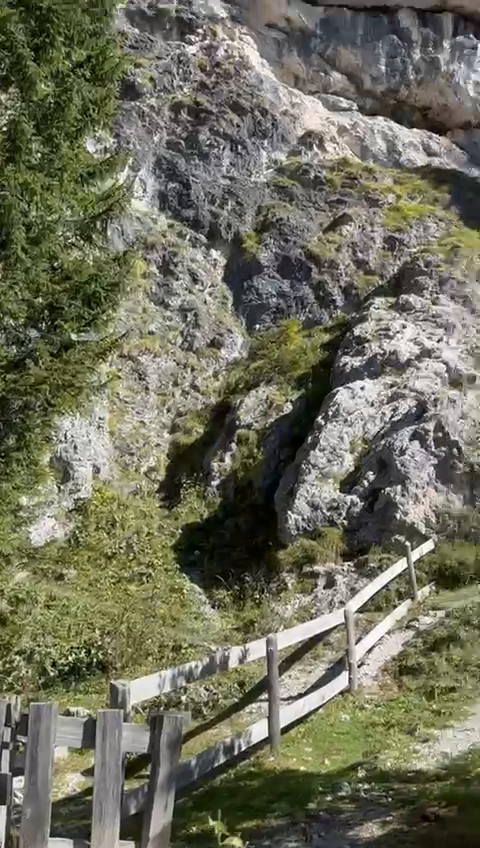
#> input picture frame 33 of lake.mp4, 480 x 848 px
$ python part_a_section_d.py
#> lines starting #> are read from the running program, lines starting #| are printed output that depends on the picture
import cv2
import numpy as np
import matplotlib.pyplot as plt
from skimage.metrics import structural_similarity as ssim


# ========== CONFIGURATION ==========

VIDEO_PATH = r"C:\Users\zivza\Ziv\English\multymedia\Zivspics\lake.mp4"
DISTORTED_VIDEO_PATH = r"C:\Users\zivza\Ziv\English\multymedia\Zivspics\distorted_fd.mp4"
MAX_DROP_PROB = 0.4                               # max frame drop probability (towards end)


# ========== BASIC METRIC FUNCTIONS ==========

def mse(x: np.ndarray, y: np.ndarray) -> float:
    """Mean Squared Error between two gray frames in [0,1]."""
    return float(np.mean((x - y) ** 2))


# [6 lines left out: function psnr, not called in this run]


def to_gray_01(frame_bgr: np.ndarray) -> np.ndarray:
    """Convert BGR frame (0..255) to grayscale float32 in [0,1]."""
    gray = cv2.cvtColor(frame_bgr, cv2.COLOR_BGR2GRAY)
    return gray.astype(np.float32) / 255.0


# ========== VIDEO IO HELPERS ==========

def load_video_gray(path: str):
    """
    Load all frames from a video, return:
    - frames_gray: list of 2D arrays (H,W) in [0,1]
    - fps: frames per second
    - size: (width, height)
    """
    cap = cv2.VideoCapture(path)
    if not cap.isOpened():
        raise FileNotFoundError(f"Cannot open video: {path}")

    fps = cap.get(cv2.CAP_PROP_FPS)
    width = int(cap.get(cv2.CAP_PROP_FRAME_WIDTH))
    height = int(cap.get(cv2.CAP_PROP_FRAME_HEIGHT))

    frames_gray = []
    while True:
        ret, frame = cap.read()
#> frame is the input picture: shape (848, 480, 3); mean B, G, R 91.8, 110.4, 110.5
        if not ret:
            break
        frames_gray.append(to_gray_01(frame))
#> in to_gray_01, `gray = cv2.cvtColor(frame_bgr, cv2.COLOR_BGR2GRAY)`:
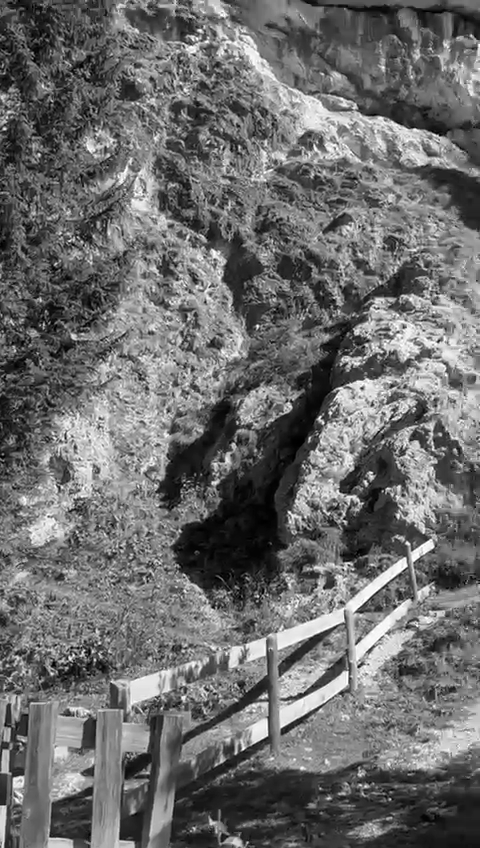
#> gray: shape (848, 480); min 0, max 255, mean 108.3

    cap.release()
    return frames_gray, fps, (width, height)


# [96 lines left out: functions save_video_gray, apply_graded_frame_dropping, compute_metrics_per_frame, plot_metrics_over_time, not called in this run]


# ========== MAIN RUNNER FOR PART D ==========

def PART_D():
    """
    Part D: Video Temporal Distortions with graded frame dropping.

    1. Load original clip.
    2. Create distorted sequence with graded frame dropping (and keep same length).
    3. Optionally save distorted video.
    4. Compute per-frame PSNR/SSIM.
    5. Plot metrics over time.
    """
    # 1. Load original video
    orig_frames, fps, size = load_video_gray(VIDEO_PATH)
    print(f"Loaded {len(orig_frames)} frames, fps={fps}, size={size}")

    # 2. Apply graded frame dropping
    dist_frames = apply_graded_frame_dropping(orig_frames, MAX_DROP_PROB)
    print("Created distorted sequence with graded frame dropping.")

    # 3. Save distorted video (optional)
    save_video_gray(dist_frames, DISTORTED_VIDEO_PATH, fps, size)
    print(f"Distorted video saved to: {DISTORTED_VIDEO_PATH}")

    # 4. Compute per-frame metrics
    psnr_vals, ssim_vals = compute_metrics_per_frame(orig_frames, dist_frames)
    print("Computed per-frame PSNR and SSIM.")

    # 5. Plot metrics over time
    plot_metrics_over_time(psnr_vals, ssim_vals)
    print("Done. Check the plots and distorted video file.")


if __name__ == "__main__":
    PART_D()

$ run again, starting later in the video
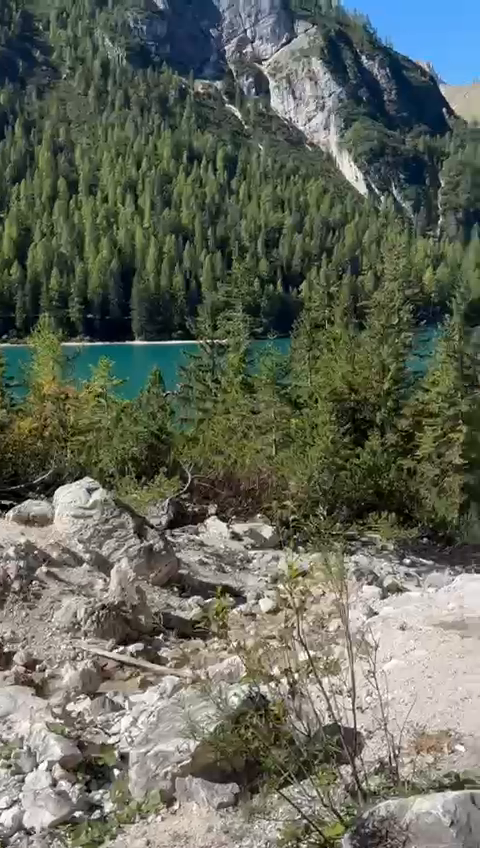
#> input picture frame 150 of lake.mp4, 480 x 848 px
#> in load_video_gray, frame is the input picture: shape (848, 480, 3); mean B, G, R 91.3, 103.8, 98.7
#> in to_gray_01, `gray = cv2.cvtColor(frame_bgr, cv2.COLOR_BGR2GRAY)`:
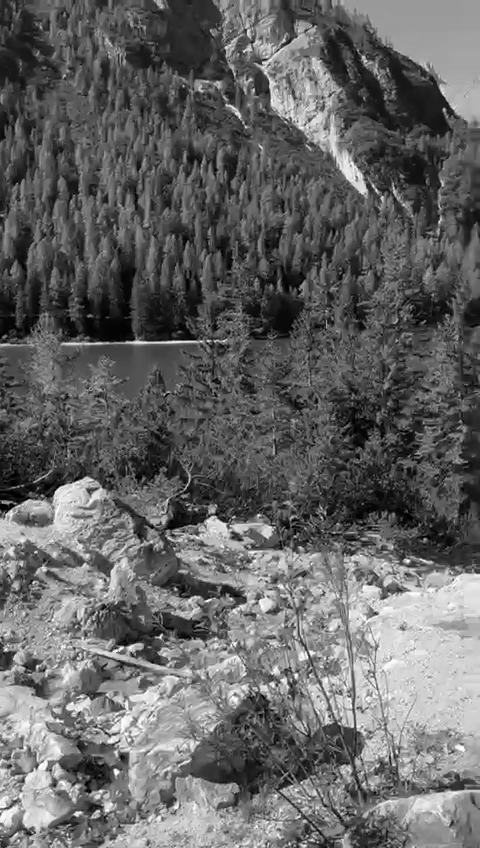
#> gray: shape (848, 480); min 0, max 255, mean 100.9

$ run again, starting later in the video
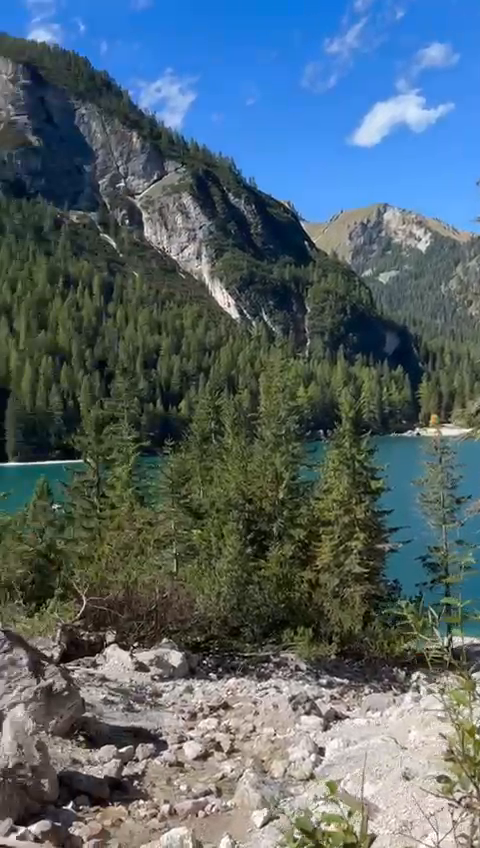
#> input picture frame 267 of lake.mp4, 480 x 848 px
#> in load_video_gray, frame is the input picture: shape (848, 480, 3); mean B, G, R 109.4, 101.4, 84.4
#> in to_gray_01, `gray = cv2.cvtColor(frame_bgr, cv2.COLOR_BGR2GRAY)`:
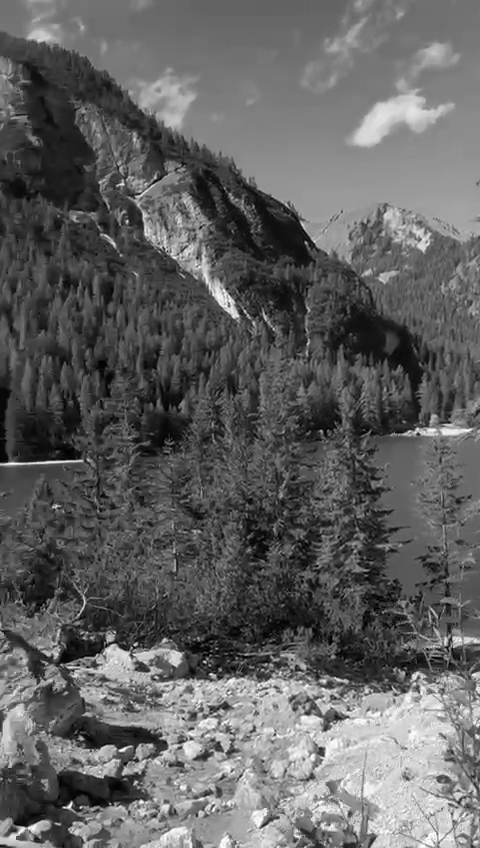
#> gray: shape (848, 480); min 0, max 255, mean 97.3
